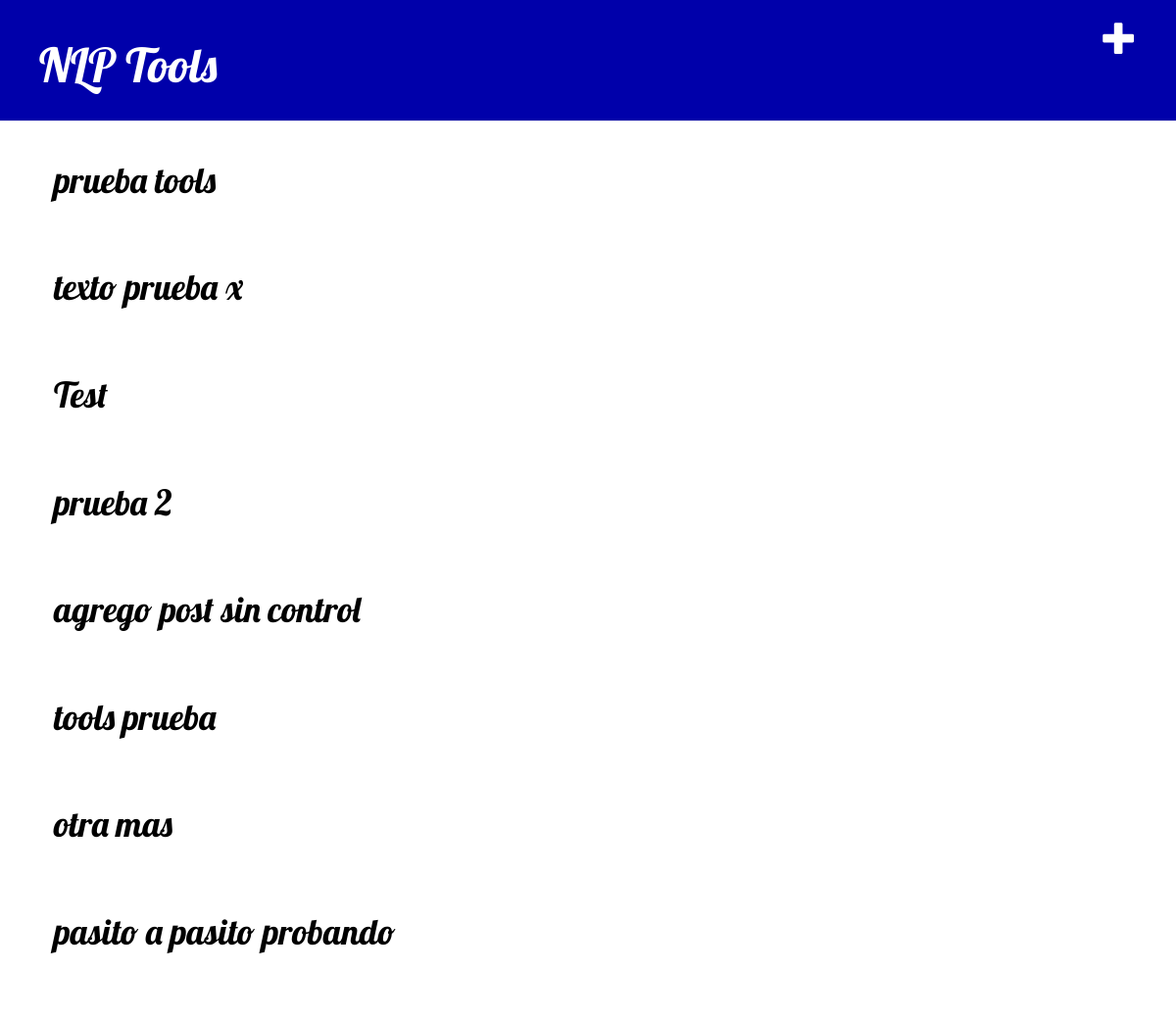
Before: / with the older database file.
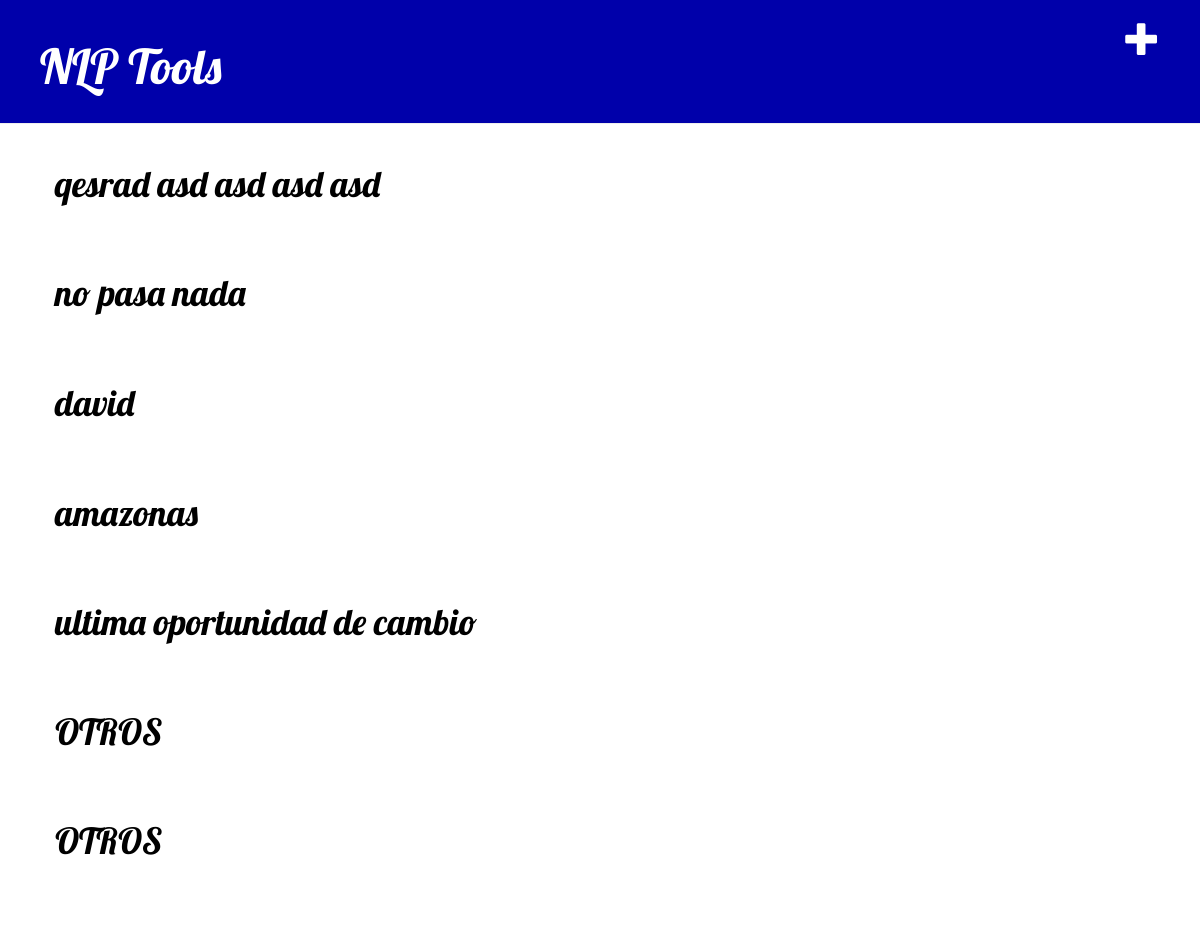
After: the same page with the newer database file.
### NLPTools/models.py (models this page shows, shortened)
class Post(models.Model):
    writter = models.ForeignKey('auth.User', on_delete=models.CASCADE)
    text = models.CharField(max_length=300)
    token = models.CharField(max_length=500)

### NLPTools/views.py (the view)
# urls.py: url(r'^$', views.post_list, name='post'),
def post_list(request):
	posts = Post.objects.all().order_by('id')
   	return render(request, 'NLPTools/post_list.html', {'posts':posts})

### NLPTools/templates/NLPTools/post_list.html
{% extends 'NLPTools/base.html' %}
{% block content %}
	{% for post in posts %}
		<div class="post">
		<h1><a href="{% url 'post_detail' pk=post.pk %}">{{ post.text }}</a></h1>
		</div>
	{% endfor %}
{% endblock %}

### NLPTools/templates/NLPTools/base.html (shortened to what this page needs)
{% load staticfiles %}
<html>
    <head>
        <link rel="stylesheet" href="//maxcdn.bootstrapcdn.com/bootstrap/3.2.0/css/bootstrap.min.css">
        <link rel="stylesheet" href="//maxcdn.bootstrapcdn.com/bootstrap/3.2.0/css/bootstrap-theme.min.css">
        <link rel="stylesheet" href="{% static 'css/NLPTools.css' %}">
    </head>
    <body>
        <div class="page-header" >
            <a href="{% url 'post_new' %}" class="top-menu"><span class="glyphicon glyphicon-plus"></span></a>
            <h1><a href="{% url 'post' %}">NLP Tools</a></h1>
        </div>
	<div class="content container">
            <div class="row">
                <div class="col-md-8">
                {% block content %}
                {% endblock %}
                </div>
            </div>
        </div>
    </body>
</html>

### NLPTools/static/css/NLPTools.css (style rules this page uses)
.page-header { background-color: #0000aa; margin-top: 0; padding: 20px 20px 20px 40px; }
.page-header h1, .page-header h1 a, .page-header h1 a:visited, .page-header h1 a:active { color: #ffffff; font-size: 36pt; text-decoration: none; }
.content { margin-left: 40px; }
h1, h2, h3, h4 { font-family: 'Lobster', cursive; }
.top-menu, .top-menu:hover, .top-menu:visited { color: #ffffff; float: right; font-size: 26pt; margin-right: 20px; }
.post { margin-bottom: 70px; }
.post h1 a, .post h1 a:visited { color: #000000; }

Changed rows visible on the page:
removed Post: text "pasito a pasito probando"
changed Post: text "prueba tools" → "qesrad asd asd asd asd"
changed Post: text "texto prueba x" → "no pasa nada"
changed Post: text "Test" → "david"
changed Post: text "prueba 2" → "amazonas"
changed Post: text "agrego post sin control" → "ultima oportunidad de cambio"
changed Post (number 6 of 7 on the later page): text "tools prueba" → "OTROS"
changed Post (number 7 of 7 on the later page): text "otra mas" → "OTROS"
